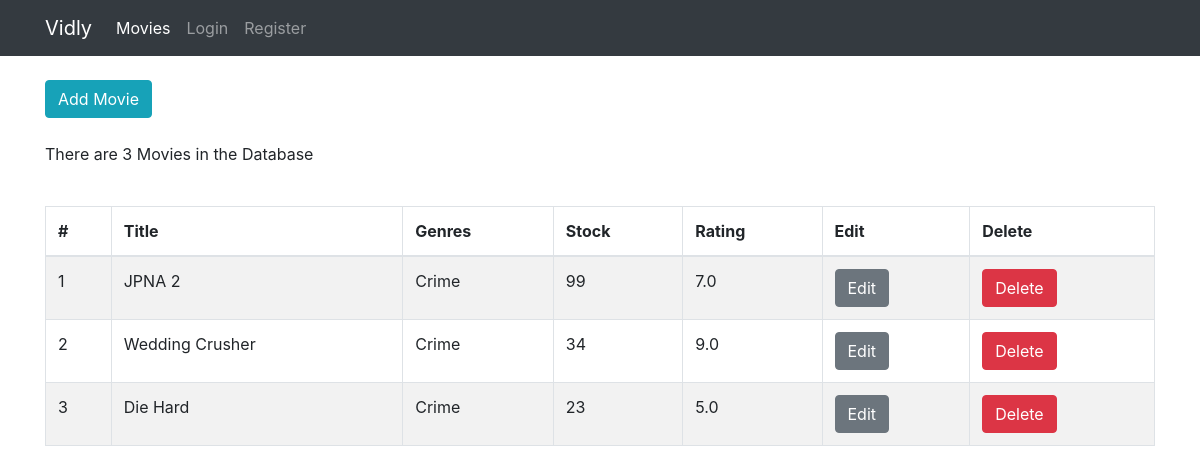
The app's page /, older data.
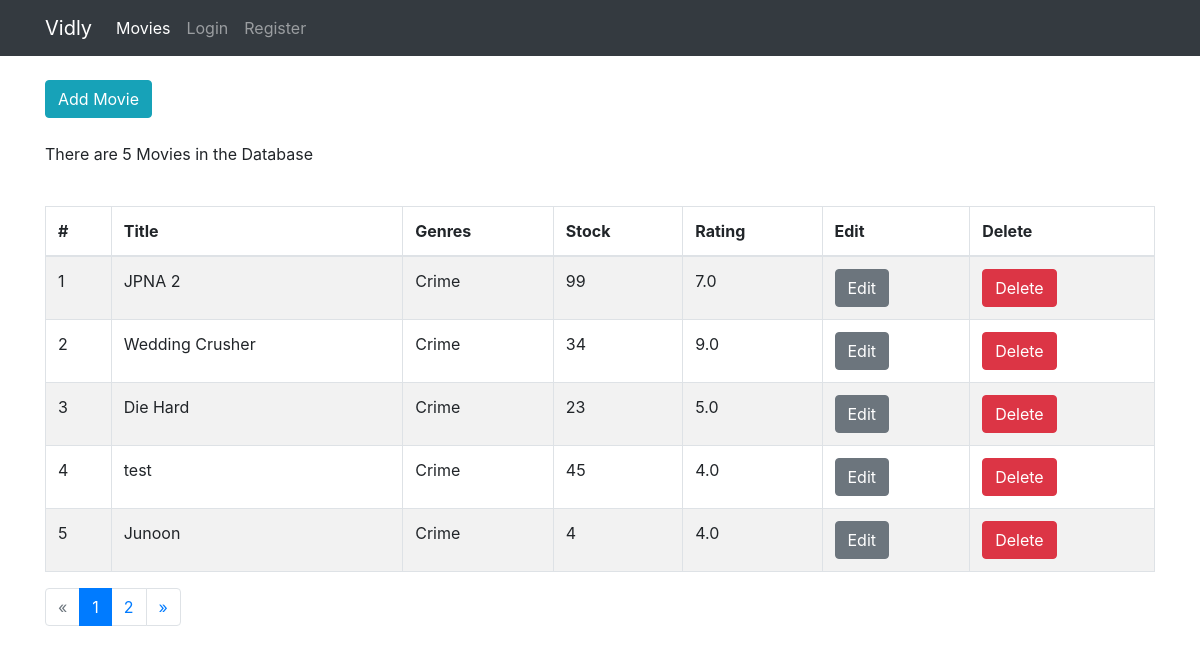
The same page, newer data.
### movies/models.py (models this page shows, shortened)
class Movies(models.Model):
    title = models.CharField(max_length=60)
    genre = models.ForeignKey(Genres, on_delete=models.CASCADE)
    numberInStock = models.IntegerField()
    dailyRentalRate = models.FloatField()

class Genres(models.Model):
    name = models.CharField(max_length=60)
    def __str__(self):
        return self.name

### movies/views.py (the view)
# urls.py: path('',homePage,name="movies"),
def homePage(request):
    movies =  Movies.objects.all()
    paginator = Paginator(movies, 5)
    page = request.GET.get('page')
    context = {
        'movies' : paginator.get_page(page)
    }
    return render(request,"home.html",context)

### movies/templates/home.html
{% extends 'base.html' %} {% block content %}
<div>
        <a class="btn btn-info" href="{% url 'addMovie' %}" >Add Movie</a>
</div>
<br />
<p>There are {{ movies|length }} Movies in the Database</p>
<br />
<table class="table table-striped table-bordered">
    <thead>
        <tr>
            <th>#</th>
            <th>Title</th>
            <th>Genres</th>
            <th>Stock</th>
            <th>Rating</th>
            <th>Edit</th>
            <th>Delete</th>
        </tr>
    </thead>
    <tbody>
        {% for movie in movies %}
        <tr>
            <td> {{ forloop.counter }} </td>
            <td>{{ movie.title }}</td>
            <td>{{ movie.genre }}</td>
            <td>{{ movie.numberInStock }}</td>
            <td>{{ movie.dailyRentalRate }}</td>
            <td><a href="{% url 'editMovie' movie.id %}" class="btn btn-secondary"  >Edit</a></td>
            <td><a href="{% url 'deleteMovie' movie.id %}" class="btn btn-danger"  >Delete</a></td>
        </tr>
        {% endfor %}
    </tbody>
</table>
<nav aria-label="Page navigation example">
        {% if movies.has_other_pages %}
        <ul class="pagination">
          {% if movies.has_previous %}
            <li class="page-item" ><a class="page-link" href="?page={{ movies.previous_page_number }}">&laquo;</a></li>
          {% else %}
            <li class="page-item disabled"><span class="page-link">&laquo;</span></li>
          {% endif %}
          {% for i in movies.paginator.page_range %}
            {% if movies.number == i %}
              <li class="page-item active"><span class="page-link" >{{ i }} <span class=" sr-only">(current)</span></span></li>
            {% else %}
              <li class="page-item"><a class="page-link" href="?page={{ i }}">{{ i }}</a></li>
            {% endif %}
          {% endfor %}
          {% if movies.has_next %}
            <li class="page-item"><a class="page-link" href="?page={{ movies.next_page_number }}">&raquo;</a></li>
          {% else %}
            <li class="page-item disabled"><span class="page-link" > &raquo;</span></li>
          {% endif %}
        </ul>
      {% endif %}
</nav>
{% endblock %}

### movies/templates/base.html (shortened to what this page needs)
{% load static %}
<!doctype html>
<html lang="en">
 {% include 'header.html' %}
<body>
    {%  include 'navbar.html' %}
    <main role="main" class="container">
       {% block content %}
        {% endblock %}
    </main>
</body>
</html>

### movies/templates/header.html (shortened to what this page needs)
{% load static %}
<head>
    <link href="{% static "css/bootstrap.min.css" %}" rel="stylesheet">
    <link href="{% static "css/starter-template.css" %}" rel="stylesheet">
</head>

### movies/templates/navbar.html (shortened to what this page needs)
<nav class="navbar navbar-expand-md navbar-dark bg-dark fixed-top">
        <div class="container" >
    <a class="navbar-brand" href="{% url 'movies'  %}">Vidly</a>
    <div class="collapse navbar-collapse" id="navbarsExampleDefault">
        <ul class="navbar-nav mr-auto">
            <li class="nav-item active">
                <a class="nav-link" href="{% url 'movies'  %}" >Movies <span class="sr-only">(current)</span></a>
            </li>
            <li class="nav-item ">
                    <a class="nav-link" href="{% url 'auth_login' %}" >Login </a>
            </li>
            <li class="nav-item ">
                    <a class="nav-link" href="{% url 'registration_register' %}" >Register </a>
            </li>
        </ul>
    </div>
</div>
</nav>

### movies/templates/footer.html (shortened to what this page needs)
{% load static %}

### static/css/starter-template.css (style rules this page uses)
body { padding-top: 5rem; }

Row changes from the older to the newer data that the page shows:
added Movies: title "test", genre "Crime", numberInStock "45", dailyRentalRate "4.0"
added Movies: title "Junoon", genre "Crime", numberInStock "4", dailyRentalRate "4.0"
Text that changed along with them:
{{ movies|length }}: "3" → "5"
new list line: "1"
new list line: "2"
